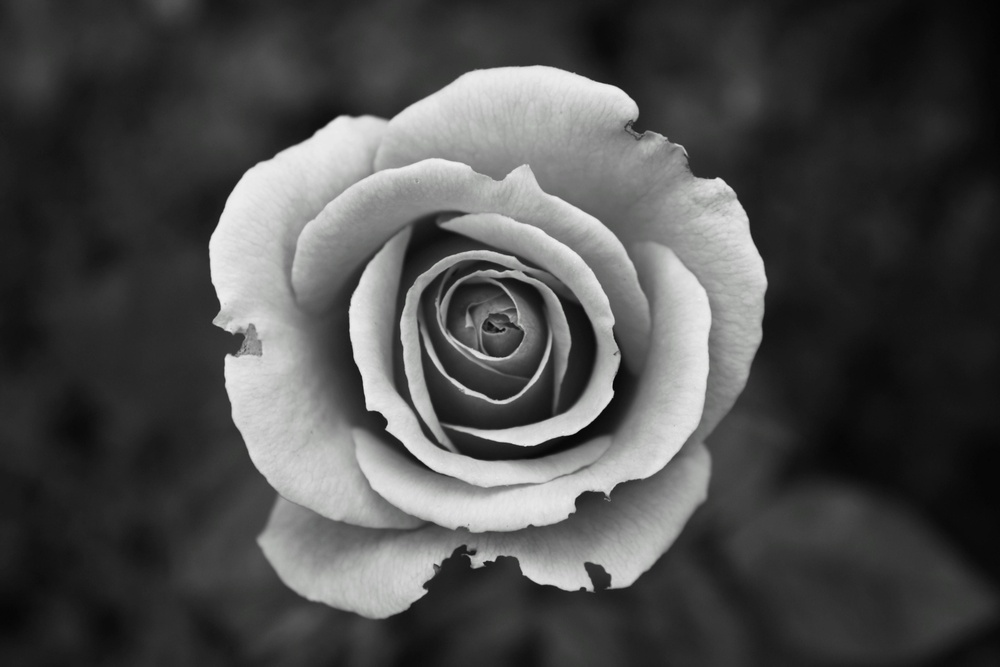
#> input picture B22AI108/EP-2/image.jpg, 1000 x 667 px, shrunk from 4272 x 2848 before the run
$ python EP-2.4.py
#> lines starting #> are read from the running program, lines starting #| are printed output that depends on the picture
import cv2
import matplotlib.pyplot as plt
image_path="image.jpg"
image=cv2.imread(image_path, cv2.IMREAD_GRAYSCALE)
#> image: shape (667, 1000); min 3, max 240, mean 76.5
if image is None:
    print("Error: Unable to load the image")
else:
    bit_planes=[]
    for i in range(8):
        bit_plane=(image>>1)&1
        bit_planes.append(bit_plane*255)
#> this loop made 8 passes
#> pass 1, `bit_plane=(image>>1)&1`:
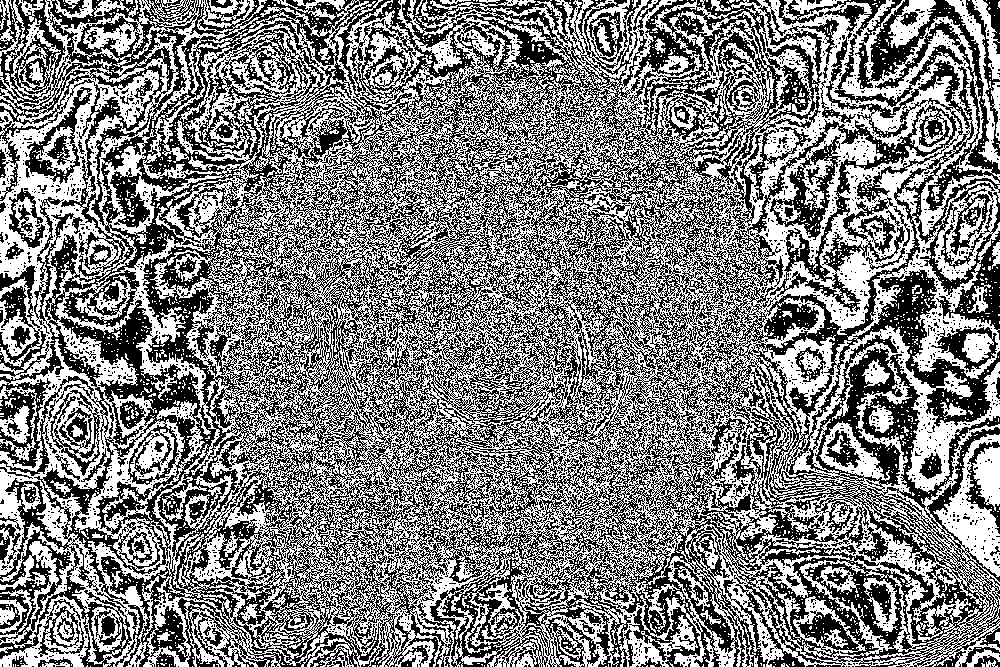
#> bit_plane: shape (667, 1000); values 0 (black) and 1 (white), 50.2% white; black in thin lines or dots
#> after the loop, bit_planes = 8 items
    plt.figure(figsize=(12,6))
for i in range(8):
    plt.subplot(2,4,i+1)
    plt.title(f"Bit plane {i}")
    plt.imshow(bit_planes[i],cmap="gray")
    plt.axis("off")
cv2.imshow("Image",image)
plt.tight_layout()
plt.show()
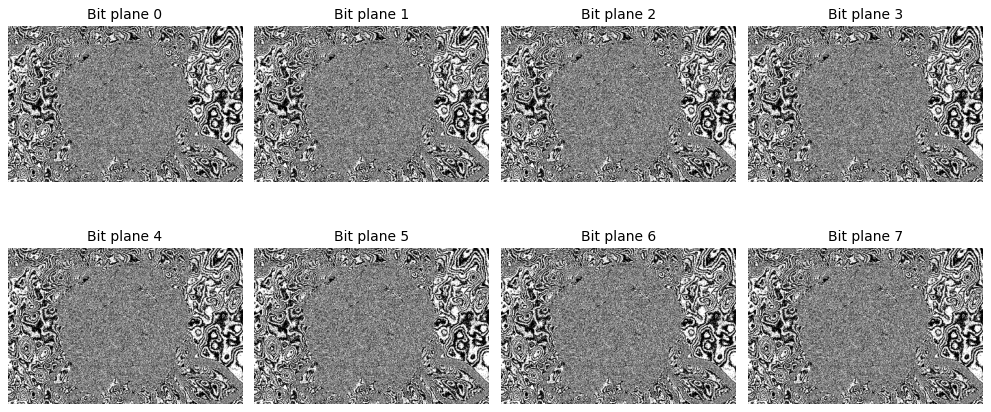
#> figure drawn by matplotlib, 8 panels
